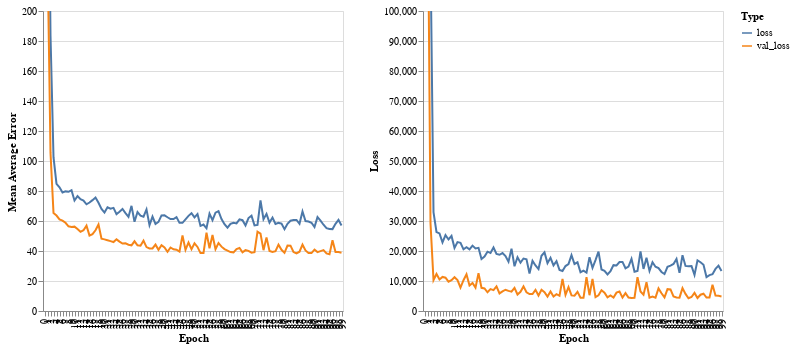

The cell this chart's notebook holds for it:
### Code cell
def plot_history(history, metric):
    # convert history dict to df
    data = pd.DataFrame(history.history)
    data['epoch'] = history.epoch
    
    # visualise metric
    train_val_metric = alt.Chart(data).transform_fold(
        [metric, 'val_'+metric],
        as_=['Type', 'Value']
    ).mark_line(clip=True).encode(
        alt.X('epoch:O', title='Epoch'),
        alt.Y('Value:Q',title='Mean Average Error', scale=alt.Scale(domain=(0, 200))),
        alt.Color('Type:N', legend=None)
    ).properties(
    width=300,
    height=300
    )
    
    # visualise loss
    train_val_loss = alt.Chart(data).transform_fold(
        ['loss', 'val_loss'],
        as_=['Type', 'Value']
    ).mark_line(clip=True).encode(
        alt.X('epoch:O', title='Epoch'),
        alt.Y('Value:Q', title='Loss', scale=alt.Scale(domain=(0, 100000))),
        alt.Color('Type:N')
    ).properties(
    width=300,
    height=300
    )
    
    return alt.hconcat(train_val_metric, train_val_loss).resolve_scale(color='independent')

    
plot_history(history, 'mae')

### Figure 1 — Vega-Lite specification as saved in the notebook (floating-point values rounded to 4 significant figures)
{"config": {"view": {"continuousWidth": 400, "continuousHeight": 300}}, "hconcat": [{"mark": {"type": "line", "clip": true}, "encoding": {"color": {"type": "nominal", "field": "Type", "legend": null}, "x": {"type": "ordinal", "field": "epoch", "title": "Epoch"}, "y": {"type": "quantitative", "field": "Value", "scale": {"domain": [0, 200]}, "title": "Mean Average Error"}}, "height": 300, "transform": [{"fold": ["mae", "val_mae"], "as": ["Type", "Value"]}], "width": 300}, {"mark": {"type": "line", "clip": true}, "encoding": {"color": {"type": "nominal", "field": "Type"}, "x": {"type": "ordinal", "field": "epoch", "title": "Epoch"}, "y": {"type": "quantitative", "field": "Value", "scale": {"domain": [0, 100000]}, "title": "Loss"}}, "height": 300, "transform": [{"fold": ["loss", "val_loss"], "as": ["Type", "Value"]}], "width": 300}], "data": {"name": "data-90a653e35e9f970dce18caca246b72ac"}, "resolve": {"scale": {"color": "independent"}}, "$schema": "https://vega.github.io/schema/vega-lite/v4.8.1.json", "datasets": {"data-90a653e35e9f970dce18caca246b72ac": [{"loss": 500100.0, "mae": 430.0, "val_loss": 319700.0, "val_mae": 338.5, "epoch": 0}, {"loss": 396300.0, "mae": 375.2, "val_loss": 154900.0, "val_mae": 239.8, "epoch": 1}, {"loss": 119300.0, "mae": 183.8, "val_loss": 29230.0, "val_mae": 105.6, "epoch": 2}, {"loss": 32960.0, "mae": 102.5, "val_loss": 10320.0, "val_mae": 65.27, "epoch": 3}, {"loss": 26320.0, "mae": 84.8, "val_loss": 12350.0, "val_mae": 63.62, "epoch": 4}, {"loss": 25870.0, "mae": 82.47, "val_loss": 10530.0, "val_mae": 61.05, "epoch": 5}, {"loss": 22850.0, "mae": 78.97, "val_loss": 11360.0, "val_mae": 60.28, "epoch": 6}, {"loss": 25270.0, "mae": 79.74, "val_loss": 11100.0, "val_mae": 58.8, "epoch": 7}, {"loss": 23840.0, "mae": 79.47, "val_loss": 9786.0, "val_mae": 56.45, "epoch": 8}, {"loss": 25010.0, "mae": 80.48, "val_loss": 10290.0, "val_mae": 55.97, "epoch": 9}, {"loss": 21050.0, "mae": 73.68, "val_loss": 11250.0, "val_mae": 56.24, "epoch": 10}, {"loss": 22980.0, "mae": 76.57, "val_loss": 10310.0, "val_mae": 54.61, "epoch": 11}, {"loss": 22750.0, "mae": 74.48, "val_loss": 7816.0, "val_mae": 52.78, "epoch": 12}, {"loss": 20570.0, "mae": 73.62, "val_loss": 10260.0, "val_mae": 53.84, "epoch": 13}, {"loss": 21240.0, "mae": 71.13, "val_loss": 12220.0, "val_mae": 56.93, "epoch": 14}, {"loss": 20560.0, "mae": 72.31, "val_loss": 8532.0, "val_mae": 50.31, "epoch": 15}, {"loss": 21800.0, "mae": 73.9, "val_loss": 9362.0, "val_mae": 51.2, "epoch": 16}, {"loss": 20880.0, "mae": 75.68, "val_loss": 7787.0, "val_mae": 53.82, "epoch": 17}, {"loss": 21050.0, "mae": 72.15, "val_loss": 12610.0, "val_mae": 57.7, "epoch": 18}, {"loss": 17350.0, "mae": 68.08, "val_loss": 7739.0, "val_mae": 48.17, "epoch": 19}, {"loss": 18140.0, "mae": 65.62, "val_loss": 7530.0, "val_mae": 47.74, "epoch": 20}, {"loss": 19770.0, "mae": 69.14, "val_loss": 6235.0, "val_mae": 47.14, "epoch": 21}, {"loss": 19360.0, "mae": 68.19, "val_loss": 7289.0, "val_mae": 46.56, "epoch": 22}, {"loss": 21170.0, "mae": 68.75, "val_loss": 6970.0, "val_mae": 45.96, "epoch": 23}, {"loss": 19050.0, "mae": 64.57, "val_loss": 8225.0, "val_mae": 47.77, "epoch": 24}, {"loss": 18740.0, "mae": 66.14, "val_loss": 5876.0, "val_mae": 46.29, "epoch": 25}, {"loss": 19300.0, "mae": 68.03, "val_loss": 6551.0, "val_mae": 45.01, "epoch": 26}, {"loss": 18290.0, "mae": 65.25, "val_loss": 7092.0, "val_mae": 45.11, "epoch": 27}, {"loss": 16420.0, "mae": 62.75, "val_loss": 6720.0, "val_mae": 44.22, "epoch": 28}, {"loss": 20790.0, "mae": 70.11, "val_loss": 6431.0, "val_mae": 43.81, "epoch": 29}, {"loss": 14910.0, "mae": 59.49, "val_loss": 7724.0, "val_mae": 46.47, "epoch": 30}, {"loss": 17900.0, "mae": 65.98, "val_loss": 5500.0, "val_mae": 43.78, "epoch": 31}, {"loss": 16110.0, "mae": 63.52, "val_loss": 6392.0, "val_mae": 43.55, "epoch": 32}, {"loss": 17490.0, "mae": 62.88, "val_loss": 8195.0, "val_mae": 46.86, "epoch": 33}, {"loss": 17260.0, "mae": 67.74, "val_loss": 6249.0, "val_mae": 42.62, "epoch": 34}, {"loss": 12510.0, "mae": 57.23, "val_loss": 5643.0, "val_mae": 41.72, "epoch": 35}, {"loss": 16710.0, "mae": 62.97, "val_loss": 5668.0, "val_mae": 41.7, "epoch": 36}, {"loss": 15160.0, "mae": 58.02, "val_loss": 7058.0, "val_mae": 44.24, "epoch": 37}, {"loss": 13980.0, "mae": 59.39, "val_loss": 5144.0, "val_mae": 40.77, "epoch": 38}, {"loss": 18390.0, "mae": 63.72, "val_loss": 7060.0, "val_mae": 43.8, "epoch": 39}, {"loss": 19530.0, "mae": 63.75, "val_loss": 6270.0, "val_mae": 42.31, "epoch": 40}, {"loss": 15960.0, "mae": 62.5, "val_loss": 4808.0, "val_mae": 39.45, "epoch": 41}, {"loss": 17710.0, "mae": 61.31, "val_loss": 6513.0, "val_mae": 42.34, "epoch": 42}, {"loss": 15190.0, "mae": 61.28, "val_loss": 4801.0, "val_mae": 41.15, "epoch": 43}, {"loss": 16590.0, "mae": 62.59, "val_loss": 5615.0, "val_mae": 40.9, "epoch": 44}, {"loss": 13650.0, "mae": 58.77, "val_loss": 5077.0, "val_mae": 39.63, "epoch": 45}, {"loss": 13310.0, "mae": 58.76, "val_loss": 10670.0, "val_mae": 50.44, "epoch": 46}, {"loss": 14990.0, "mae": 61.08, "val_loss": 5370.0, "val_mae": 40.76, "epoch": 47}, {"loss": 15640.0, "mae": 63.45, "val_loss": 7934.0, "val_mae": 45.68, "epoch": 48}, {"loss": 18620.0, "mae": 65.22, "val_loss": 5209.0, "val_mae": 41.17, "epoch": 49}, {"loss": 15670.0, "mae": 62.46, "val_loss": 5114.0, "val_mae": 45.14, "epoch": 50}, {"loss": 16230.0, "mae": 64.64, "val_loss": 6379.0, "val_mae": 42.72, "epoch": 51}, {"loss": 12920.0, "mae": 56.75, "val_loss": 4437.0, "val_mae": 38.6, "epoch": 52}, {"loss": 13420.0, "mae": 57.64, "val_loss": 4390.0, "val_mae": 38.67, "epoch": 53}, {"loss": 12810.0, "mae": 55.15, "val_loss": 11250.0, "val_mae": 52.23, "epoch": 54}, {"loss": 17920.0, "mae": 64.93, "val_loss": 5264.0, "val_mae": 41.8, "epoch": 55}, {"loss": 14410.0, "mae": 60.57, "val_loss": 10720.0, "val_mae": 50.69, "epoch": 56}, {"loss": 16970.0, "mae": 65.52, "val_loss": 4645.0, "val_mae": 41.24, "epoch": 57}, {"loss": 19810.0, "mae": 66.52, "val_loss": 5250.0, "val_mae": 45.35, "epoch": 58}, {"loss": 13840.0, "mae": 61.32, "val_loss": 6905.0, "val_mae": 42.89, "epoch": 59}, {"loss": 13420.0, "mae": 57.89, "val_loss": 6124.0, "val_mae": 41.3, "epoch": 60}, {"loss": 12200.0, "mae": 55.55, "val_loss": 4544.0, "val_mae": 40.29, "epoch": 61}, {"loss": 13310.0, "mae": 58.05, "val_loss": 5160.0, "val_mae": 39.31, "epoch": 62}, {"loss": 15280.0, "mae": 58.87, "val_loss": 4483.0, "val_mae": 39.09, "epoch": 63}, {"loss": 15200.0, "mae": 58.4, "val_loss": 6128.0, "val_mae": 41.26, "epoch": 64}, {"loss": 16320.0, "mae": 61.11, "val_loss": 6500.0, "val_mae": 41.97, "epoch": 65}, {"loss": 16360.0, "mae": 60.55, "val_loss": 4458.0, "val_mae": 39.08, "epoch": 66}, {"loss": 14250.0, "mae": 57.01, "val_loss": 5954.0, "val_mae": 40.55, "epoch": 67}, {"loss": 14820.0, "mae": 61.99, "val_loss": 4481.0, "val_mae": 40.08, "epoch": 68}, {"loss": 17380.0, "mae": 63.59, "val_loss": 4347.0, "val_mae": 38.89, "epoch": 69}, {"loss": 13060.0, "mae": 57.07, "val_loss": 4425.0, "val_mae": 39.23, "epoch": 70}, {"loss": 13320.0, "mae": 57.37, "val_loss": 11270.0, "val_mae": 52.89, "epoch": 71}, {"loss": 19860.0, "mae": 73.71, "val_loss": 6508.0, "val_mae": 51.57, "epoch": 72}, {"loss": 14010.0, "mae": 61.21, "val_loss": 5450.0, "val_mae": 40.54, "epoch": 73}, {"loss": 17730.0, "mae": 64.75, "val_loss": 9599.0, "val_mae": 49.07, "epoch": 74}, {"loss": 13370.0, "mae": 58.96, "val_loss": 4428.0, "val_mae": 40.01, "epoch": 75}, {"loss": 16240.0, "mae": 62.27, "val_loss": 4792.0, "val_mae": 39.32, "epoch": 76}, {"loss": 14760.0, "mae": 57.99, "val_loss": 4441.0, "val_mae": 39.82, "epoch": 77}, {"loss": 14280.0, "mae": 58.72, "val_loss": 7534.0, "val_mae": 44.2, "epoch": 78}, {"loss": 13010.0, "mae": 58.23, "val_loss": 5899.0, "val_mae": 40.79, "epoch": 79}, {"loss": 12310.0, "mae": 54.51, "val_loss": 4519.0, "val_mae": 38.8, "epoch": 80}, {"loss": 14740.0, "mae": 58.13, "val_loss": 7282.0, "val_mae": 43.62, "epoch": 81}, {"loss": 15130.0, "mae": 60.2, "val_loss": 7192.0, "val_mae": 43.54, "epoch": 82}, {"loss": 15670.0, "mae": 60.71, "val_loss": 4831.0, "val_mae": 39.31, "epoch": 83}, {"loss": 17350.0, "mae": 60.74, "val_loss": 4484.0, "val_mae": 38.38, "epoch": 84}, {"loss": 12720.0, "mae": 58.13, "val_loss": 4445.0, "val_mae": 39.52, "epoch": 85}, {"loss": 18620.0, "mae": 66.4, "val_loss": 7623.0, "val_mae": 44.2, "epoch": 86}, {"loss": 15030.0, "mae": 59.99, "val_loss": 5712.0, "val_mae": 40.35, "epoch": 87}, {"loss": 14910.0, "mae": 59.66, "val_loss": 4260.0, "val_mae": 38.7, "epoch": 88}, {"loss": 15000.0, "mae": 58.82, "val_loss": 4669.0, "val_mae": 38.65, "epoch": 89}, {"loss": 12040.0, "mae": 55.95, "val_loss": 6027.0, "val_mae": 40.98, "epoch": 90}, {"loss": 16890.0, "mae": 62.58, "val_loss": 4345.0, "val_mae": 39.28, "epoch": 91}, {"loss": 16250.0, "mae": 60.27, "val_loss": 5431.0, "val_mae": 39.94, "epoch": 92}, {"loss": 15430.0, "mae": 57.52, "val_loss": 5772.0, "val_mae": 40.57, "epoch": 93}, {"loss": 11320.0, "mae": 55.25, "val_loss": 4502.0, "val_mae": 38.44, "epoch": 94}, {"loss": 11960.0, "mae": 54.68, "val_loss": 4472.0, "val_mae": 37.84, "epoch": 95}, {"loss": 12270.0, "mae": 54.59, "val_loss": 8743.0, "val_mae": 47.18, "epoch": 96}, {"loss": 14020.0, "mae": 58.08, "val_loss": 5128.0, "val_mae": 39.29, "epoch": 97}, {"loss": 15110.0, "mae": 60.72, "val_loss": 5073.0, "val_mae": 39.33, "epoch": 98}, {"loss": 13320.0, "mae": 57.05, "val_loss": 4861.0, "val_mae": 38.86, "epoch": 99}]}}
